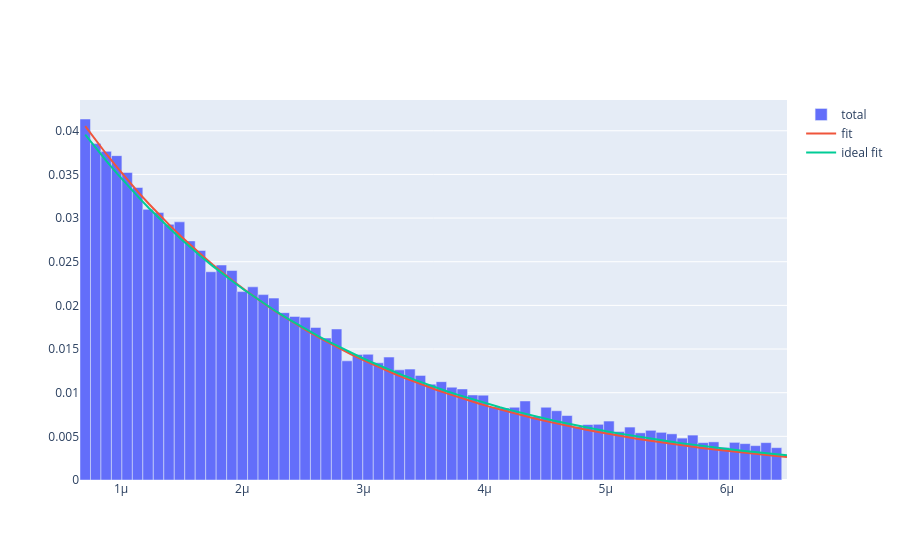

This figure's notebook cell:
### Markdown cell above
## Plot result + Discrepancy analysis

### Code cell
count,edges = np.histogram(data_refact , n_bins)


fig = go.Figure()
fig.add_trace(go.Bar(x=edges[:-1], y=count/len(data_refact), name='total', width=np.diff(edges)))

x_fit = np.linspace(min(data_refact) , max(data_refact) , n_bins)
y_fit = (g.values["a"]*expon.pdf( x_fit , loc = g.values["A"] , scale = g.values["tau"]) + g.values["b"] * uniform.pdf(x_fit , 0, 8e-6))*np.diff(edges)[0]
y_ideal_fit = (g.values["a"]*expon.pdf( x_fit , loc = g.values["A"] , scale = TAU_MU) + g.values["b"] * uniform.pdf(x_fit , 0, 8e-6))*np.diff(edges)[0]
fig.add_trace(go.Scatter(x=x_fit, y=y_fit, mode='lines', name='fit', line=dict(shape='linear')))
fig.add_trace(go.Scatter(x=x_fit, y=y_ideal_fit, mode='lines', name='ideal fit', line=dict(shape='linear')))
